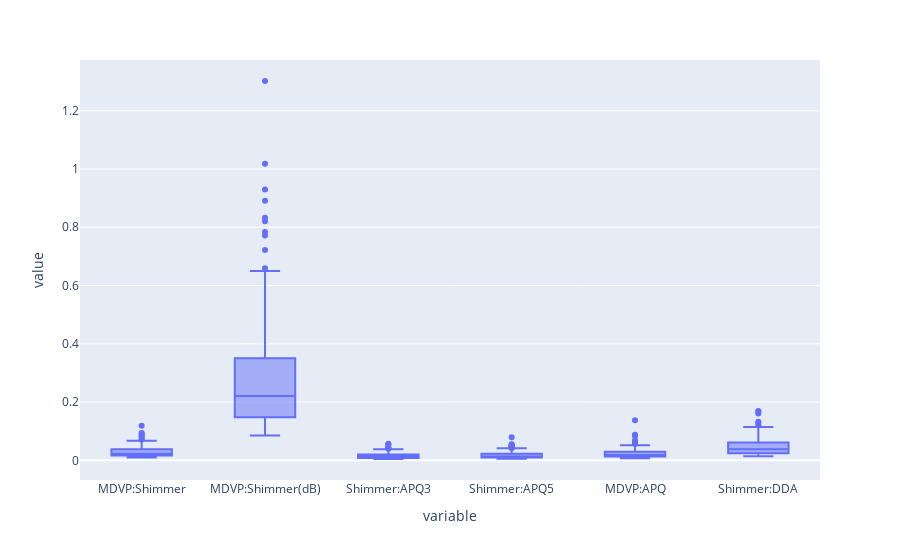

Notebook source saved alongside this figure:
### Markdown cell above
##### 
    1.The distribution of MDVP:Jitter(%), MDVP:RAP, MDVP:PPQ, Jitter:DDP columns are all right-skewed.
    2.There are outlier in these 4 columns too, espically in Jitter:DDP
    3.The values of Jitter group are very small, the medians are below 0.01.

### Code cell
# check variation in fundamental amplitude
f=['MDVP:Shimmer', 'MDVP:Shimmer(dB)', 'Shimmer:APQ3', 'Shimmer:APQ5','MDVP:APQ', 'Shimmer:DDA']
px.box(parkinsons_df[f])

### Figure 1 — Plotly figure (JSON) as saved in the notebook; plotly's stock layout.template omitted (floating-point values rounded to 4 significant figures; data arrays with more than 128 entries replaced by an {"elided": "..."} marker saying what was removed)
{"data": [{"alignmentgroup": "True", "hovertemplate": "variable=%{x}<br>value=%{y}<extra></extra>", "legendgroup": "", "marker": {"color": "#636efa"}, "name": "", "notched": false, "offsetgroup": "", "orientation": "v", "showlegend": false, "type": "box", "x": {"elided": "1170 str values"}, "x0": " ", "xaxis": "x", "y": {"elided": "1170 float values"}, "y0": " ", "yaxis": "y"}], "layout": {"boxmode": "group", "legend": {"tracegroupgap": 0}, "margin": {"t": 60}, "xaxis": {"anchor": "y", "domain": [0, 1], "title": {"text": "variable"}}, "yaxis": {"anchor": "x", "domain": [0, 1], "title": {"text": "value"}}}}
